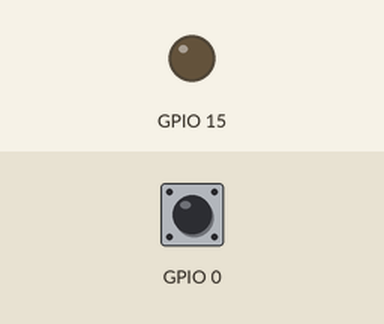
A program run on a simulated ESP32. Shown: output pins drawn as LEDs (lit = HIGH). The inputs (shaded band) are chosen by the test bench; at power-on: GPIO 0 HIGH.

Above: at 1.2 s.
1.3 s: GPIO 0 pulled LOW for 0.15 s
At 2.7 s:
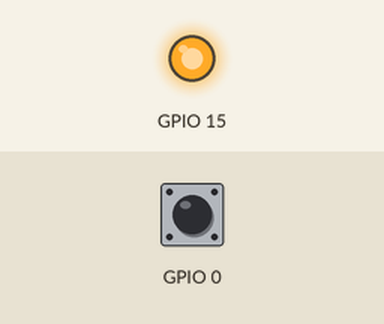
Timing chart, 0 to 4.3 s (numbered marks = the images above; inputs shaded):
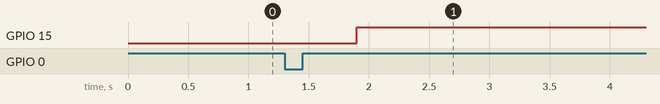

The program:

main.cpp
```cpp
#include <Arduino.h>
#include "LED.h"
#include <OneButton.h>

LED led(LED_PIN, LED_ACT);

void btnPush();
void btnDoubleClick(); // Đổi tên hàm cho đúng ngữ nghĩa

OneButton button(BTN_PIN, !BTN_ACT);

void setup()
{
    led.off();
    // Chức năng ON/OFF bằng single click (giữ nguyên)
    button.attachClick(btnPush);
    // Thay đổi: Nhấn đúp (double click) để chuyển sang chế độ nháy LED
    button.attachDoubleClick(btnDoubleClick);
}

void loop()
{
    led.loop();
    button.tick();
}

void btnPush()
{
    led.flip();
}

void btnDoubleClick()
{
    led.blink(200); // Nháy LED với chu kỳ 200ms
}
```

Measured:
- after the input at 1.3 s, GPIO 15: LOW → HIGH after 0.60 s
